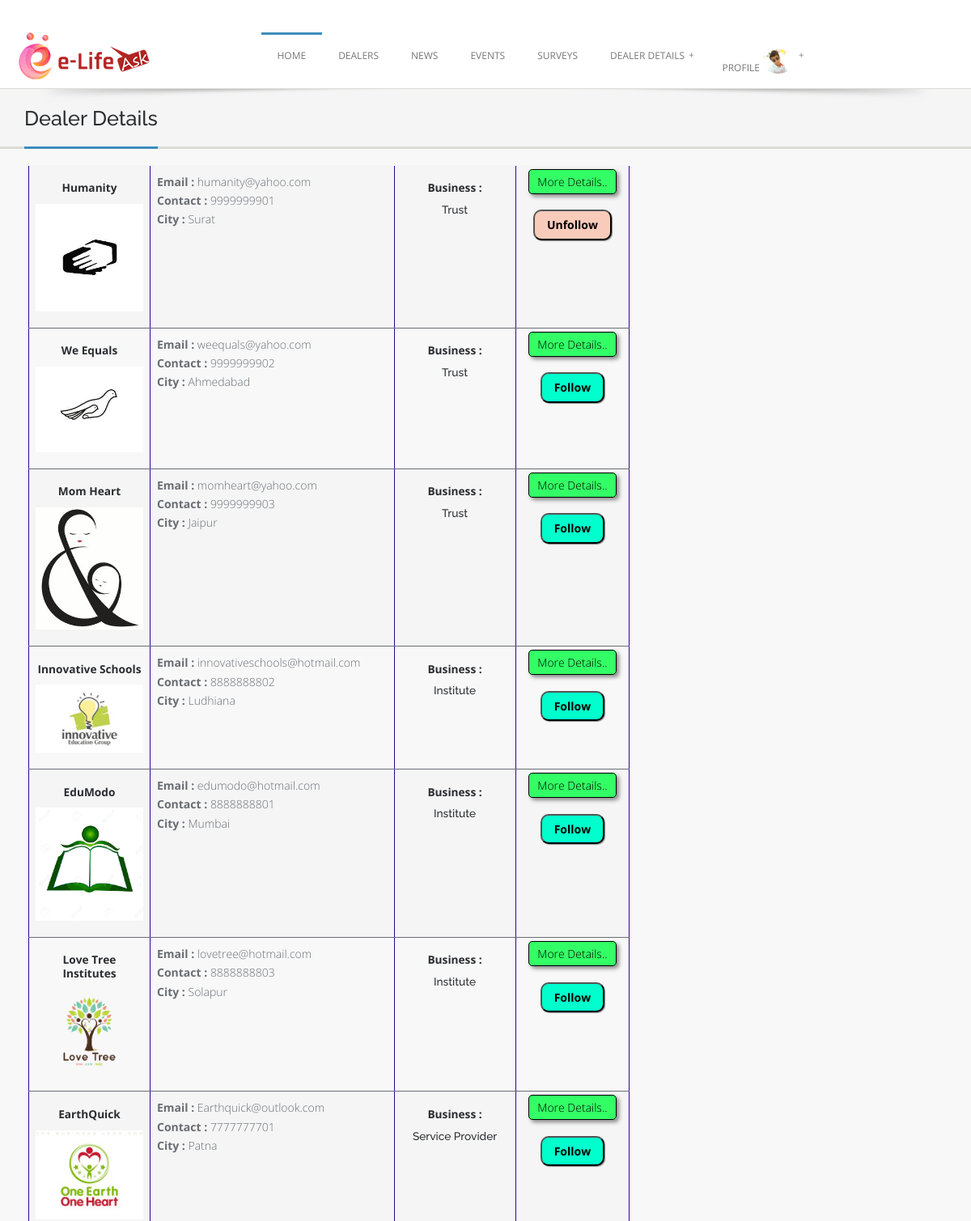
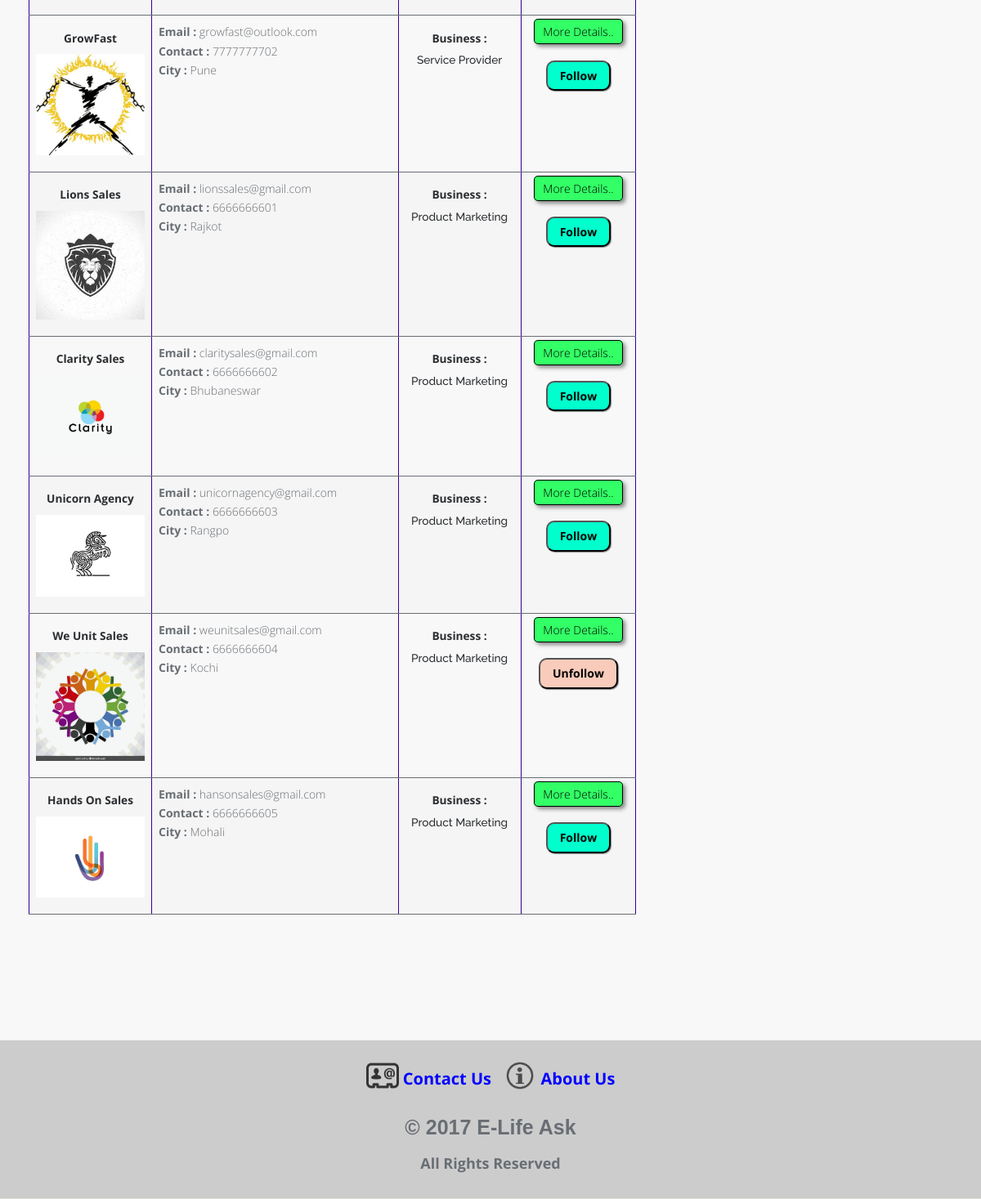
Page /User-Dealer/user_profile_of_dealers.php (signed in) on the committed database (2 pictures, top to bottom).
### tables this page shows
CREATE TABLE `tbl_user` (
  `user_id` int(11) NOT NULL,
  `user_first_name` varchar(25) NOT NULL,
  `user_last_name` varchar(25) NOT NULL,
  `user_email` varchar(30) NOT NULL,
  `user_password` varchar(15) NOT NULL,
  `user_mobile_no` varchar(13) NOT NULL,
  `city_id` int(11) DEFAULT NULL,
  `pin_code` varchar(10) NOT NULL,
  `user_address` varchar(200) DEFAULT NULL,
  `user_photo` varchar(500) DEFAULT NULL,
  `user_status` int(11) NOT NULL
);

CREATE TABLE `tbl_dealer` (
  `dealer_id` int(11) NOT NULL,
  `dealer_first_name` varchar(25) NOT NULL,
  `dealer_last_name` varchar(25) NOT NULL,
  `company_name` varchar(200) NOT NULL,
  `dealer_email` varchar(30) NOT NULL,
  `dealer_password` varchar(15) NOT NULL,
  `dealer_mobile_no` varchar(13) NOT NULL,
  `designation` varchar(30) NOT NULL,
  `city_id` int(11) DEFAULT NULL,
  `pin_code` varchar(10) NOT NULL,
  `dealer_address` varchar(200) NOT NULL,
  `dealer_details` varchar(5000) NOT NULL,
  `dealer_photo` varchar(500) NOT NULL,
  `web_url` varchar(200) DEFAULT NULL,
  `JOD` date NOT NULL,
  `business_type` varchar(20) NOT NULL,
  `dealer_proof_1` varchar(500) NOT NULL,
  `dealer_proof_2` varchar(500) NOT NULL,
  `dealer_status` int(11) NOT NULL,
  `dealer_trial_plan_status` int(11) NOT NULL
);

CREATE TABLE `tbl_city` (
  `city_id` int(11) NOT NULL,
  `city_name` varchar(30) NOT NULL,
  `state_id` int(11) DEFAULT NULL,
  `city_status` int(11) NOT NULL
);

### User-Dealer/user_profile_of_dealers.php (the view, shortened to what this page needs)
<!doctype html>
<html class="no-js" lang="en">
	<head>
	<link rel="stylesheet" href="css/font-awesome.css">
	<link href="assets/css/bootstrap.css" rel="stylesheet">
	<link rel="stylesheet" href="style.css">
	<link rel="stylesheet" href="css/colors.css">
	<link rel="stylesheet" href="layerslider/css/layerslider.css" type="text/css">
  </head>
<body>
<?php
	include "header.php";
?>
	<section class="post-wrapper-top">
    	<div class="container">
            <div class="post-wrapper-top-shadow">
                <span class="s1"></span>
            </div>
            <div class="col-lg-6 col-md-6 col-sm-6 col-xs-12">
                <h2>Dealer Details</h2>
            </div>
        </div>
	</section>
        	<div class="content clearfix">
            	<div class="col-lg-8 col-md-8 col-sm-8 col-xs-12" style="widtd:100%;overflow:auto">
				<form metdod="post">
                <table border="1" class="table table-striped" data-effect="fade" style="border:#330099 solid 1px;">
                  <tbody>
				    <?php
					$select = "select * from Tbl_dealer where dealer_status = 1";
					$query = mysql_query($select);
					while($row = mysql_fetch_array($query))
					{
					?>
				<tr>
				  <td style="width:150px">
					  <h6 align="center"> <b> <?php echo $row['company_name']; ?> </b> </h6> <p>
					  <img src="<?php echo $row['dealer_photo']; ?>" height="50px" widtd="50px">
				</td>
				  <td>
					  <b> Email : </b><?php echo $row['dealer_email']; ?> <br>
					  <b> Contact : </b><?php echo $row['dealer_mobile_no']; ?> <br>
				<?php
					$select1 = "select * from Tbl_city where city_id = '$row[city_id]'";
					 $query1 = mysql_query($select1);
					$rowcity = mysql_fetch_array($query1);
				  ?>
					  <b> City : </b><?php echo $rowcity['city_name']; ?>
				  </td>
				  <td style="width:150px">
						<h6 align="center"> <b> Business : </b> </h6> <h6 align="center"> <?php echo $row['business_type']; ?></h6>
				  </td>
				  <td>
				  <div align="center">
					<?php
						$sel_follow = mysql_query("select * from tbl_follow_block where user_id = '$_SESSION[user_id]' and dealer_id = '$row[dealer_id]'");
						$num_row = mysql_num_rows($sel_follow);
						$f = mysql_fetch_array($sel_follow);
								if($f['block_status']==0)
								{ ?>
							<div align="center"> <a href="user_dealers_more_details.php?dealer_id=<?php echo $row['dealer_id'];?>" name="details" class="btnmored">More Details..</a></div> <?php
								}?> <br>
						<?php
						if($f['block_status']==0)
								{
									if($num_row==0)
									{
										?>
										<a href="#" dealer_id=<?php echo $row['dealer_id'];?>  class="btn_follow"><input type="button"  value="Follow"  class="btn_follow1"></a>
										<?php
									}
									else
									{
										?>
										<a href="#" follow_id=<?php  echo $f['follow_id'];?>  class="btn_unfollow"><input type="button"  value="Unfollow"  class="btn_unfollow1"></a>
										<?php
									}
								}
								else
								{ ?>
									<b style="font-size:24px"> <?php echo "Blocked"; ?> </b> <?php
								}
						?>
					 </div>
				  </td>
			    </tr>
					<?php } ?>
                  </tbody>
                </table>
				</form>
				</div>
            </div>
<?php
	include "footer.php";
?>
	</body>
</html>

### User-Dealer/header.php (shortened to what this page needs)
<?php
		$select = "select * from Tbl_dealer where dealer_id = '$_SESSION[dealer_id]'";
		$query_select = mysql_query($select);
		$row = mysql_fetch_array($query_select);
		$select1 = "select * from Tbl_user where user_id = '$_SESSION[user_id]'";
		$query_select1 = mysql_query($select1);
		$row_user = mysql_fetch_array($query_select1);
?>
<header class="header">
    	<div class="container">
        	<div class="site-header clearfix">
                <div class="col-lg-3 col-md-3 col-sm-12 title-area pull-left">
                    <div style="margin-top:-5px" class="site-title" id="title">
                        <a href="../index.php" title="">
                            <img src="images/logo.gif" alt="">
                        </a>
                    </div>
                </div>
                <div class="col-lg-9 col-md-12 col-sm-12">
                   <div id="nav">
                        <div class="container clearfix">
                       <?php
					   if($_SESSION['dealer_id']!="")
					   {
					   	?>
						  <ul id="jetmenu" class="jetmenu blue">
                            <li class="active"><a href="dealer_index.php">Home</a>
                            </li>
						<?php
							if($_SESSION['business_type'] == "Product Marketing")
							{ ?>
								<li><a href="#">Product</a>
									<ul class="dropdown">
										<li><a href="dealer_add_product.php">Add Product</a></li>
										<li><a href="dealer_manage_product.php">Manage Product</a></li>
									</ul>
								</li>
						<?php }
							else if($_SESSION['business_type'] == "Service Provider")
							{ ?>
								<li><a href="#">Service</a>
									<ul class="dropdown">
										<li><a href="dealer_add_service.php">Add Service</a></li>
										<li><a href="dealer_manage_service.php">Manage Service</a></li>
									</ul>
								</li>
							<?php }
							else if($_SESSION['business_type'] == "Trust")
							{ ?>
								<li><a href="#">Trust</a>
									<ul class="dropdown">
										<li><a href="dealer_add_donation.php">Add Donation</a></li>
										<li><a href="dealer_manage_donation.php">Manage Donation</a></li>
									</ul>
								</li>
							<?php }
							else if($_SESSION['business_type'] == "Institute")
							{ ?>
								<li><a href="#">Institute</a>
									<ul class="dropdown">
										<li><a href="dealer_add_facility.php">Add Facility</a></li>
										<li><a href="dealer_manage_facility.php">Manage Facility</a></li>
									</ul>
								</li>
							<?php } ?>
							<li><a href="#">News</a>
                                <ul class="dropdown">
                                    <li><a href="dealer_add_news.php">Add News</a></li>
                                    <li><a href="dealer_manage_news.php">Manage News</a></li>
                                </ul>
                            </li>
                            <li><a href="#">Event</a>
                                <ul class="dropdown">
                                    <li><a href="dealer_add_event.php">Add Event</a></li>
                                    <li><a href="dealer_manage_event.php">Manage Event</a></li>
                                </ul>
                            </li>
                            <li><a href="#">Survey</a>
                                <ul class="dropdown">
                                    <li><a href="dealer_add_survey.php">Add Survey</a></li>
                                    <li><a href="dealer_manage_survey.php">Manage Survey</a></li>
                                </ul>
                            </li>
                            <li><a href="#">Follow</a>
                                <ul class="dropdown" >
                                    <li><a href="dealer_follower.php">Followers</a></li>
                                </ul>
                            </li>
                            <li><a href="#">Profile <img src="<?php echo $row['dealer_photo']; ?>" style="border-radius:50% 50% 50% 50%;width:40px;"></a>
                                <ul class="dropdown" >
                                    <li><a href="dealer_view_profile.php">View Profile</a></li>
                                    <li ><a href="dealer_edit_profile.php">Edit Profile</a></li>
		                            <li><a href="dealer_my_plan.php">Plan</a></li>
									<li><a href="logout.php">Logout</a></li>
                                </ul>
                            </li>
                        </ul>
						<?php
					   }
					   else if($_SESSION['user_id']!="")
					   {
					   ?>
									  <ul id="jetmenu" class="jetmenu blue">
                            <li class="active"><a href="user_index.php">Home</a>
                            </li>
                            <li><a href="user_profile_of_dealers.php">Dealers</a></li>
                            <li><a href="user_all_news.php">News</a>
                            </li>
                            <li><a href="user_all_events.php">Events</a>
                            </li>
                            <li><a href="user_all_survey.php">Surveys</a>
                            <li><a href="#">Dealer Details</a>
                            </li>
                            <li><a href="#">Profile <img src="<?php echo $row_user['user_photo']; ?>" style="border-radius:50% 50% 50% 50%;width:40px;"></a>
                            </li>
                        </ul>
					   <?php
					   }
					   ?>
                        </div>
                    </div>
                </div>
            </div>
    	</div>
    </header>

### User-Dealer/style.css (style rules this page uses)
* { margin: 0; padding: 0px; font-family: "Open Sans"; }
body { background: #f8f8f8; margin: 0; height: 100%; z-index: 1000; color: #696E74; }
p { padding: 0; margin-bottom: 12px; font-family: "Open Sans" !important; font-weight: 300; font-size: 14px; line-height: 24px; color: #696E74; margin-top: 10px; }
html { overflow-x: hidden; overflow-y: auto; }
html, body { height: 100%; }
img { height: auto; max-width: 100%; }
*, *:after, *:before { -webkit-box-sizing: border-box; -moz-box-sizing: border-box; box-sizing: border-box; padding: 0; margin: 0; }
a { padding: 0; margin: 0; text-decoration: none; -webkit-transition: background-color .4s linear, color .4s linear; -moz-transition: background-color .4s linear, color .4s linear; -o-transition: background-color .4s linear, color .4s linear; -ms-transition: background-color .4s linear, color .4s linear; transition: background-color .4s linear, color .4s linear; }
a img { border: none; vertical-align: bottom; }
p, pre, ul, ol, dl, dd, blockquote, address, fieldset, form, { margin-bottom: 20px; }
a img { border: none; }
ul, ol, dl { margin-left: 30px; }
ul, ol, dl { margin-bottom: 1.25em; font-family: inherit; }
ul, ol { margin-left: 0; }
section::before, section::after { position: absolute; content: ''; pointer-post-wraps: none; }
.marketplace-top-shadow, .post-wrapper-top-shadow { width:100%; position:relative; z-index:1000; }
.marketplace-top-shadow .s1, .post-wrapper-top-shadow .s1 { background:url(images/shadow.png) center no-repeat; height:31px; margin:0 auto; bottom:-18px; width:100%; position:absolute; left:0; }
.post-wrapper-top { background-color: #F5F5F5; bottom: 0; left: 0; right: 0; top: 0; z-index: 0; border-bottom: 3px solid #DCDBD7; margin-bottom: 0; padding:0; position: relative; text-align: left; }
.post-wrapper-top h2 { border-bottom: 3px solid #fff; display: inline-block; font-weight:500; font-size:1.8em; padding: 0 0 20px; color:#2B2E31; position: relative; margin-bottom:-3px; }
.header { background:#ffffff; display:block; border-bottom:1px solid #DCDBD7; position:relative; z-index: 99; }
.site-header { padding:40px 0 0; }
.title-area { padding:0; display:block; position:relative; overflow:hidden; }
#nav { margin-top:0; }
.effect-fade { opacity: 0; }
.effect-fade.in { opacity: 1; }
.content { padding:20px 20px 60px 20px; }

### User-Dealer/css/colors.css (style rules this page uses)
.pagination > li > a:hover, .pagination > li > span:hover, .pagination > li > a:focus, .pagination > li > span:focus, .list-group-item.active, .list-group-item.active:hover, .list-group-item.active:focus, .panel-primary > .panel-heading, .breadcrumb, blockquote, blockquote.pull-right, .nav .open > a, .nav .open > a:hover, .nav .open > a:focus, .form-control:focus, .nav .open > a, .nav .open > a:hover, a.thumbnail:hover, .nav-tabs.nav-stacked > li > a, .owl-carousel .item a div span, a.thumbnail:focus, .post-wrapper-top h2, .nav .open > a:focus, #volume, .title:before, .post-meta a:hover, .title:after { border-color:#3C8DBC }
.panel-primary > .panel-heading + .panel-collapse .panel-body, .nav .caret, .blue > li:hover > a, .blue > li.active > a, .top-bar-section .dropdown, .top-bar-section .has-dropdown > a:after { border-top-color:#3C8DBC }
.text-primary, .panel-primary > .panel-heading, .navbar-inverse .dropdown-menu > li > a:hover, .navbar-inverse .dropdown-menu > li > a:focus, .nav > li > a:hover, .nav > li > a:focus, .accordion-heading .accordion-toggle > em, .message span, .services_lists_boxes_icon:after, #cp-nav a:hover, #cp-nav .hover > a, #cp-nav .current > a, #cp-nav .hover > a a:after, #cp-nav .current a:after, a.list-group-item.active > .badge, .nav-pills > .active > a > .badge, a, .rating i, .btn-link, .dropdown-menu > li > a:hover, .dropdown-menu > li > a:focus, .dropdown-menu > .active > a, .dropdown-menu > .active > a:hover, .dropdown-menu > .active > a:focus, .nav > li > a:hover, .nav > li > a:focus, .check li:before, .highlight, .required, .pricing li:before, .theme_details h3, .theme_overviews .icon-container i, .jetmenu li > .megamenu i, .top-bar-section ul li:hover > a, .top-bar-section ul li.active > a, .recent_posts li a.readmore { color:#3C8DBC; }

### rows in the picture
tbl_user: user_photo (picture)
tbl_dealer: company_name "Humanity", dealer_photo (picture), dealer_email "humanity@yahoo.com", dealer_mobile_no "9999999901", city.city_name "Surat", business_type "Trust"
tbl_dealer: company_name "We Equals", dealer_photo (picture), dealer_email "weequals@yahoo.com", dealer_mobile_no "9999999902", city.city_name "Ahmedabad", business_type "Trust"
tbl_dealer: company_name "Mom Heart", dealer_photo (picture), dealer_email "momheart@yahoo.com", dealer_mobile_no "9999999903", city.city_name "Jaipur", business_type "Trust"
tbl_dealer: company_name "Innovative Schools", dealer_photo (picture), dealer_email "innovativeschools@hotmail.com", dealer_mobile_no "8888888802", city.city_name "Ludhiana", business_type "Institute"
tbl_dealer: company_name "EduModo", dealer_photo (picture), dealer_email "edumodo@hotmail.com", dealer_mobile_no "8888888801", city.city_name "Mumbai", business_type "Institute"
tbl_dealer: company_name "Love Tree Institutes", dealer_photo (picture), dealer_email "lovetree@hotmail.com", dealer_mobile_no "8888888803", city.city_name "Solapur", business_type "Institute"
tbl_dealer: company_name "EarthQuick", dealer_photo (picture), dealer_email "Earthquick@outlook.com", dealer_mobile_no "7777777701", city.city_name "Patna", business_type "Service Provider"
tbl_dealer: company_name "GrowFast", dealer_photo (picture), dealer_email "growfast@outlook.com", dealer_mobile_no "7777777702", city.city_name "Pune", business_type "Service Provider"
tbl_dealer: company_name "Lions Sales", dealer_photo (picture), dealer_email "lionssales@gmail.com", dealer_mobile_no "6666666601", city.city_name "Rajkot", business_type "Product Marketing"
tbl_dealer: company_name "Clarity Sales", dealer_photo (picture), dealer_email "claritysales@gmail.com", dealer_mobile_no "6666666602", city.city_name "Bhubaneswar", business_type "Product Marketing"
tbl_dealer: company_name "Unicorn Agency", dealer_photo (picture), dealer_email "unicornagency@gmail.com", dealer_mobile_no "6666666603", city.city_name "Rangpo", business_type "Product Marketing"
tbl_dealer: company_name "We Unit Sales", dealer_photo (picture), dealer_email "weunitsales@gmail.com", dealer_mobile_no "6666666604", city.city_name "Kochi", business_type "Product Marketing"
tbl_dealer: company_name "Hands On Sales", dealer_photo (picture), dealer_email "hansonsales@gmail.com", dealer_mobile_no "6666666605", city.city_name "Mohali", business_type "Product Marketing"
